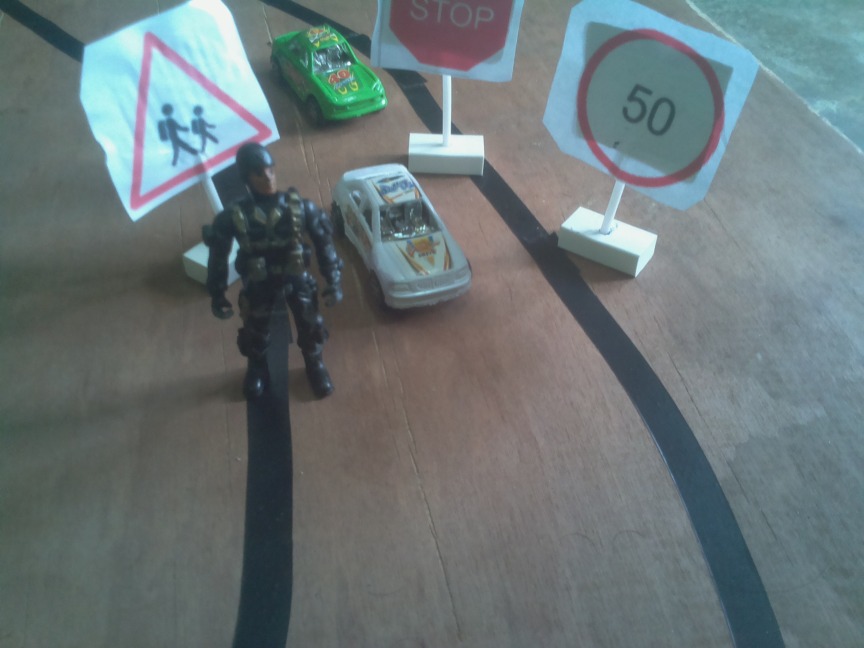
#> input picture image1.jpg, 2592 x 1944 px, given in place of vid1.mp4, which was not available (shown at 1/3 size)
$ python lanedetectionModule.py
#> lines starting #> are read from the running program, lines starting #| are printed output that depends on the picture; after the words box and inside, x2 and y2 are one past the last pixel; in counts of white or black regions, pixels touching at a corner belong together; pictures that were not available may be replaced by others from this repository, and a replacement may not be noted
#> further down, img is the input picture: shape (1944, 2592, 3); mean B, G, R 119.8, 118, 106.1
### utils.py
import cv2
import numpy as np


def thresholding(img):
    imgHsv = cv2.cvtColor(img, cv2.COLOR_BGR2HSV)
#> imgHsv: shape (240, 480, 3); mean H, S, V 75.3, 42.5, 124.3
    lowerWhite = np.array([58, 0, 0])
    upperWhite = np.array([179, 226, 255])
    maskWhite = cv2.inRange(imgHsv, lowerWhite, upperWhite)
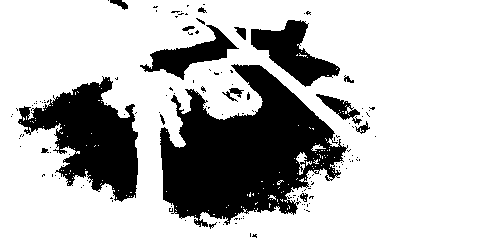
#> maskWhite: shape (240, 480); 73.5% white; 149 black regions (132 under 20 px), largest, box (x1, y1, x2, y2) and area: (160, 64, 348, 227) 16987, (18, 76, 138, 202) 7673, (251, 20, 340, 87) 2651
    return maskWhite


def warpImg(img, points, w, h, inv=False):
    pts1 = np.float32(points)  # 4 points
    pts2 = np.float32([[0, 0], [w, 0], [0, h], [w, h]])
    if inv:
        matrix = cv2.getPerspectiveTransform(pts2, pts1)
    else:
        matrix = cv2.getPerspectiveTransform(pts1, pts2)
    imageWarp = cv2.warpPerspective(img, matrix, (w, h))
    return imageWarp


def getHistogram(img, minPer=0.2, display=True, region=1):
    if region == 1:

        histoVal = np.sum(img, axis=0)
    else:
        histoVal = np.sum(img[img.shape[0] // region:, :], axis=0)
    maxVal = np.max(histoVal)
    thresholdVal = minPer * maxVal
    indexArray = np.where(histoVal >= thresholdVal)
    # print(indexArray)
    basePoint = int(np.average(indexArray))

    if display:
        histoImg = np.zeros((img.shape[0], img.shape[1], 3), np.uint8)

        for x, intensity in enumerate(histoVal):

            cv2.line(
                histoImg,
                (x, img.shape[0]),
                (x, img.shape[0] - int(intensity // 255)),
                (255, 0, 255),
                1,
            )
            cv2.circle(histoImg, (basePoint, img.shape[0]), 20, (0, 200, 200),
                       cv2.FILLED)

        return basePoint, histoImg

    # print(imgHisto)
    return basePoint


def initializeTrackBars(initialTrackVals, wT=480, hT=240):
    cv2.namedWindow("Trackbars", cv2.WINDOW_AUTOSIZE)
    cv2.resizeWindow("Trackbars", 360, 240)
    cv2.createTrackbar("Width Top", "Trackbars", initialTrackVals[0], wT // 2,
                       empty)
    cv2.createTrackbar("Height Top", "Trackbars", initialTrackVals[1], hT,
                       empty)
    cv2.createTrackbar("Width Bottom", "Trackbars", initialTrackVals[2],
                       wT // 2, empty)
    cv2.createTrackbar("Height Bottom", "Trackbars", initialTrackVals[3], hT,
                       empty)


def empty():
    pass


def valTrackbars(wT=480, hT=240):
    widthTop = cv2.getTrackbarPos("Width Top", "Trackbars")
    heightTop = cv2.getTrackbarPos("Height Top", "Trackbars")
    widthBottom = cv2.getTrackbarPos("Width Bottom", "Trackbars")
    heightBottom = cv2.getTrackbarPos("Height Bottom", "Trackbars")
    points = np.float32([
        (widthTop, heightTop),
        (wT - widthTop, heightTop),
        (widthBottom, heightBottom),
        (wT - widthBottom, heightBottom),
    ])
    print(points)

    return points


def drawPoints(img, points):
    for x in range(0, 4):
        cv2.circle(img, (int(points[x][0]), int(points[x][1])), 16,
                   (0, 0, 200), cv2.FILLED)
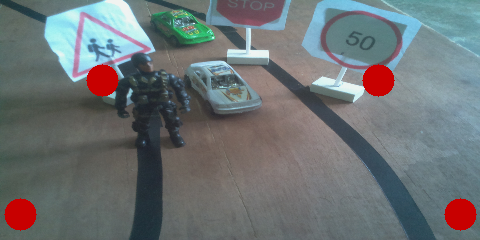
#> img: shape (240, 480, 3); mean B, G, R 116.3, 114.5, 108.6
    return img


def stackImages(scale, imgArray):
    rows = len(imgArray)
    cols = len(imgArray[0])
    rowsAvailable = isinstance(imgArray[0], list)
    width = imgArray[0][0].shape[1]
    height = imgArray[0][0].shape[0]
    if rowsAvailable:
        for x in range(0, rows):
            for y in range(0, cols):
                if imgArray[x][y].shape[:2] == imgArray[0][0].shape[:2]:
                    imgArray[x][y] = cv2.resize(imgArray[x][y], (0, 0), None,
                                                scale, scale)
                else:
                    imgArray[x][y] = cv2.resize(
                        imgArray[x][y],
                        (imgArray[0][0].shape[1], imgArray[0][0].shape[0]),
                        None,
                        scale,
                        scale,
                    )
                if len(imgArray[x][y].shape) == 2:
                    imgArray[x][y] = cv2.cvtColor(imgArray[x][y],
                                                  cv2.COLOR_GRAY2BGR)
        imageBlank = np.zeros((height, width, 3), np.uint8)
        hor = [imageBlank] * rows
        hor_con = [imageBlank] * rows
        for x in range(0, rows):
            hor[x] = np.hstack(imgArray[x])
        ver = np.vstack(hor)
    else:
        for x in range(0, rows):
            if imgArray[x].shape[:2] == imgArray[0].shape[:2]:
                imgArray[x] = cv2.resize(imgArray[x], (0, 0), None, scale,
                                         scale)
            else:
                imgArray[x] = cv2.resize(
                    imgArray[x],
                    (imgArray[0].shape[1], imgArray[0].shape[0]),
                    None,
                    scale,
                    scale,
                )
            if len(imgArray[x].shape) == 2:
                imgArray[x] = cv2.cvtColor(imgArray[x], cv2.COLOR_GRAY2BGR)
        hor = np.hstack(imgArray)
        ver = hor
    return ver

### lanedetectionModule.py
import cv2
import numpy as np
import utils

curveList = []


def getLaneCurve(img, avgVal=10, display=1):
    imgCopy = img.copy()
    imgResult = img.copy()
    imgThres = utils.thresholding(img)
    points = utils.valTrackbars()
    imgWarpPoints = utils.drawPoints(imgCopy, points)
    hT = img.shape[0]
#> hT = 240
    wT = img.shape[1]
#> wT = 480
    warpImage = utils.warpImg(imgThres, points, wT, hT)
#> in warpImg, `matrix = cv2.getPerspectiveTransform(pts1, pts2)`: matrix = [[2.7, 1.65, -406.9], [-6.18e-16, 4.43, -354], [-5.92e-19, 0.00687, 1]]
#> in warpImg, `imageWarp = cv2.warpPerspective(img, matrix, (w, h))`:
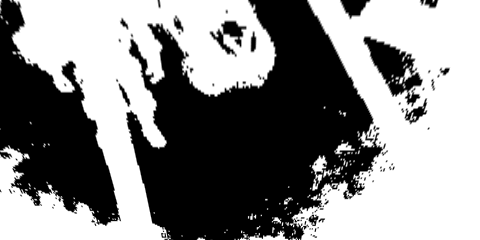
#> imageWarp: shape (240, 480); min 0, max 255, mean 136.3
    curveAveragePoint, histoImg = utils.getHistogram(warpImage, minPer=0.9)
#> in getHistogram, `histoVal = np.sum(img, axis=0)`: histoVal = 480 values, max 61200 at index 451, min 1025 at index 289, mean 32718.2
#> in getHistogram, `maxVal = np.max(histoVal)`: maxVal = 61200
#> in getHistogram, `thresholdVal = minPer * maxVal`: thresholdVal = 55080
#> in getHistogram, `basePoint = int(np.average(indexArray))`: basePoint = 391
#> the loop in getHistogram, `for x, intensity in enumerate(histoVal): ` made 480 passes
#> intensity on passes 1 to 3: 23851, 22705, 21947
#> after the loop in getHistogram, `for x, intensity in enumerate(histoVal):`:
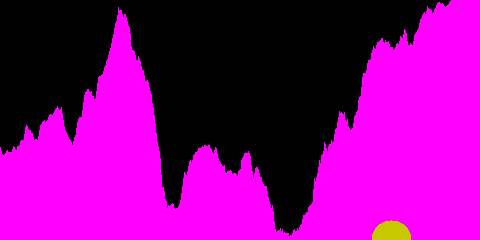
#> histoImg: shape (240, 480, 3); mean of channels 0, 1, 2 134.5, 1.1, 135.6; drawn as B, G, R
#> curveAveragePoint = 391
    middlePoint, histoImg = utils.getHistogram(warpImage,
                                               minPer=0.5,
                                               display=True,
                                               region=4)
#> call 2 of getHistogram, with minPer = 0.5, display = True, region = 4
#> in getHistogram (call 2), `histoVal = np.sum(img[img.shape[0] // region:, :], axis=0)`: histoVal = 480 values, max 45900 at index 436, min 0 at index 174, mean 21254.9
#> in getHistogram (call 2), `maxVal = np.max(histoVal)`: maxVal = 45900
#> in getHistogram (call 2), `thresholdVal = minPer * maxVal`: thresholdVal = 22950
#> in getHistogram (call 2), `basePoint = int(np.average(indexArray))`: basePoint = 324
#> the loop in getHistogram (call 2), `for x, intensity in enumerate(histoVal): ` made 480 passes
#> intensity on passes 1 to 3: 21611, 21571, 21566
#> after the loop in getHistogram (call 2), `for x, intensity in enumerate(histoVal):`:
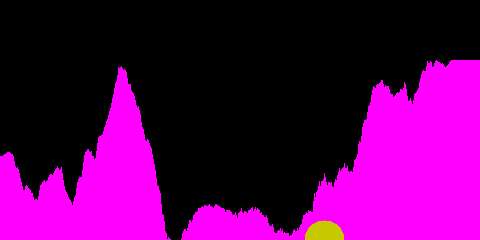
#> histoImg: shape (240, 480, 3); mean of channels 0, 1, 2 86.7, 1.1, 87.8; drawn as B, G, R
#> middlePoint = 324

    curveRaw = curveAveragePoint - middlePoint
#> curveRaw = 67

    curveList.append(curveRaw)
    if len(curveList) > avgVal:
        curveList.pop(0)
    curve = int(sum(curveList) / len(curveList))
#> curve = 67
    if display != 0:
        imgInvWarp = utils.warpImg(warpImage, points, wT, hT, inv=True)

        imgInvWarp = cv2.cvtColor(imgInvWarp, cv2.COLOR_GRAY2BGR)
        imgInvWarp[0:hT // 3, 0:wT] = 0, 0, 0
        imgLaneColor = np.zeros_like(img)
        imgLaneColor[:] = 0, 255, 0
        imgLaneColor = cv2.bitwise_and(imgInvWarp, imgLaneColor)
        imgResult = cv2.addWeighted(imgResult, 1, imgLaneColor, 1, 0)
        midY = 450
        cv2.putText(
            imgResult,
            str(curve),
            (wT // 2 - 80, 85),
            cv2.FONT_HERSHEY_COMPLEX,
            2,
            (255, 0, 255),
            3,
        )
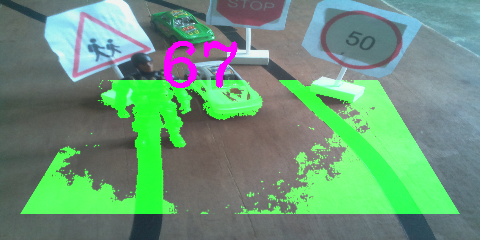
#> imgResult: shape (240, 480, 3); mean B, G, R 121.3, 150.7, 107.6
        cv2.line(imgResult, (wT // 2, midY), (wT // 2 + (curve * 3), midY),
                 (255, 0, 255), 5)
        cv2.line(
            imgResult,
            ((wT // 2 + (curve * 3)), midY - 25),
            (wT // 2 + (curve * 3), midY + 25),
            (0, 255, 0),
            5,
        )
        for x in range(-30, 30):
            w = wT // 20
            cv2.line(
                imgResult,
                (w * x + int(curve // 50), midY - 10),
                (w * x + int(curve // 50), midY + 10),
                (0, 0, 255),
                2,
            )
        # fps = cv2.getTickFrequency() / (cv2.getTickCount() - timer)
        # cv2.putText(
        #     imgResult,
        #     "FPS " + str(int(fps)),
        #     (20, 40),
        #     cv2.FONT_HERSHEY_SIMPLEX,
        #     1,
        #     (230, 50, 50),
        #     3,
        # )
    if display == 2:
        imgStacked = utils.stackImages(0.7,
                                       ([img, imgWarpPoints, warpImage],
                                        [histoImg, imgLaneColor, imgResult]))
#> after the loop in stackImages, `for x in range(0, rows):`: hor = 2 items
#> in stackImages, `ver = np.vstack(hor)`:
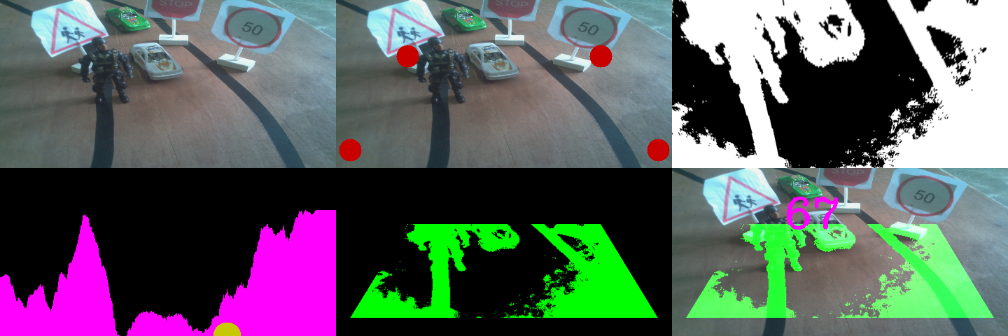
#> ver: shape (336, 1008, 3); mean of channels 0, 1, 2 96.7, 96, 91; drawn as B, G, R
        cv2.imshow("ImageStack", imgStacked)
    elif display == 1:
        cv2.imshow("Resutlt", imgResult)

    curve = curve / 100
#> curve = 0.67
    if curve > 1: curve == 1
    if curve < -1: curve == -1
    return curve


def initilaizePoints():
    initialPointVals = [102, 80, 20, 214]
    utils.initializeTrackBars(initialPointVals)


if __name__ == "__main__":
    initialPointVals = [102, 80, 20, 214]
    utils.initializeTrackBars(initialPointVals)

    cap = cv2.VideoCapture("vid1.mp4")
    frameCounter = 0
    while True:
        frameCounter += 1
        if cap.get(cv2.CAP_PROP_FRAME_COUNT) == frameCounter:
            cap.set(cv2.CAP_PROP_POS_FRAMES, 0)
            frameCounter = 0
        success, img = cap.read()
        img = cv2.resize(img, (480, 240))
        curve = getLaneCurve(img, display=2)
#> curve = 0.67

        if cv2.waitKey(1) and 0xFF == ord("q"):
#> (key q is pressed here)
            break
    cap.release()

    cv2.destroyAllWindows()

    cv2.destroyAllWindows()
